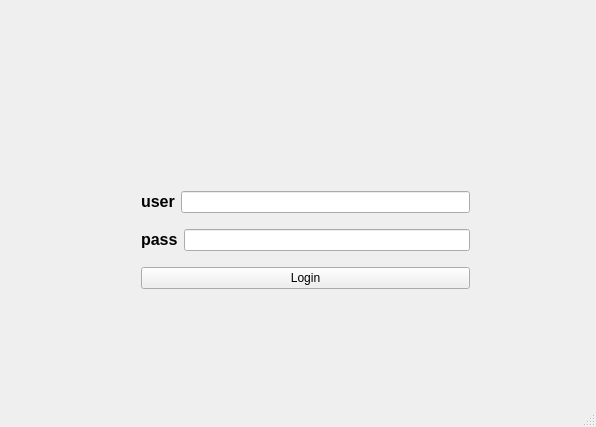
<?xml version="1.0" encoding="UTF-8"?>
<ui version="4.0">
 <class>MainWindow</class>
 <widget class="QMainWindow" name="MainWindow">
  <property name="enabled">
   <bool>true</bool>
  </property>
  <property name="geometry">
   <rect>
    <x>0</x>
    <y>0</y>
    <width>596</width>
    <height>427</height>
   </rect>
  </property>
  <property name="windowTitle">
   <string>Log In</string>
  </property>
  <property name="windowIcon">
   <iconset>
    <normaloff>../../../Pictures/loginicon.png</normaloff>../../../Pictures/loginicon.png</iconset>
  </property>
  <property name="windowOpacity">
   <double>0.900000000000000</double>
  </property>
  <property name="autoFillBackground">
   <bool>false</bool>
  </property>
  <widget class="QWidget" name="centralWidget">
   <widget class="QLabel" name="label_3">
    <property name="enabled">
     <bool>true</bool>
    </property>
    <property name="geometry">
     <rect>
      <x>80</x>
      <y>10</y>
      <width>411</width>
      <height>141</height>
     </rect>
    </property>
    <property name="text">
     <string/>
    </property>
   </widget>
   <widget class="QWidget" name="layoutWidget">
    <property name="geometry">
     <rect>
      <x>130</x>
      <y>170</y>
      <width>351</width>
      <height>141</height>
     </rect>
    </property>
    <layout class="QVBoxLayout" name="verticalLayout">
     <item>
      <layout class="QHBoxLayout" name="horizontalLayout">
       <item>
        <widget class="QLabel" name="label">
         <property name="styleSheet">
          <string notr="true">font: 25 8pt &quot;Yu Gothic UI Light&quot;;</string>
         </property>
         <property name="text">
          <string>&lt;html&gt;&lt;head/&gt;&lt;body&gt;&lt;p&gt;&lt;span style=&quot; font-size:12pt; font-weight:600;&quot;&gt;user&lt;/span&gt;&lt;/p&gt;&lt;/body&gt;&lt;/html&gt;</string>
         </property>
        </widget>
       </item>
       <item>
        <widget class="QLineEdit" name="lineEdit">
         <property name="font">
          <font>
           <weight>50</weight>
           <italic>true</italic>
           <bold>false</bold>
           <underline>false</underline>
           <strikeout>false</strikeout>
           <stylestrategy>PreferDefault</stylestrategy>
           <kerning>true</kerning>
          </font>
         </property>
         <property name="tabletTracking">
          <bool>false</bool>
         </property>
         <property name="focusPolicy">
          <enum>Qt::StrongFocus</enum>
         </property>
         <property name="text">
          <string/>
         </property>
         <property name="cursorPosition">
          <number>0</number>
         </property>
         <property name="readOnly">
          <bool>false</bool>
         </property>
         <property name="cursorMoveStyle">
          <enum>Qt::LogicalMoveStyle</enum>
         </property>
         <property name="clearButtonEnabled">
          <bool>true</bool>
         </property>
        </widget>
       </item>
      </layout>
     </item>
     <item>
      <layout class="QHBoxLayout" name="horizontalLayout_2">
       <item>
        <widget class="QLabel" name="label_2">
         <property name="styleSheet">
          <string notr="true">font: 25 8pt &quot;Yu Gothic UI Light&quot;;</string>
         </property>
         <property name="text">
          <string>&lt;html&gt;&lt;head/&gt;&lt;body&gt;&lt;p&gt;&lt;span style=&quot; font-size:12pt; font-weight:600;&quot;&gt;pass&lt;/span&gt;&lt;/p&gt;&lt;/body&gt;&lt;/html&gt;</string>
         </property>
        </widget>
       </item>
       <item>
        <widget class="QLineEdit" name="lineEdit_2">
         <property name="font">
          <font>
           <italic>true</italic>
          </font>
         </property>
         <property name="tabletTracking">
          <bool>false</bool>
         </property>
         <property name="autoFillBackground">
          <bool>false</bool>
         </property>
         <property name="text">
          <string/>
         </property>
         <property name="clearButtonEnabled">
          <bool>true</bool>
         </property>
        </widget>
       </item>
      </layout>
     </item>
     <item>
      <widget class="QPushButton" name="pushButton">
       <property name="text">
        <string>Login</string>
       </property>
      </widget>
     </item>
    </layout>
   </widget>
  </widget>
  <widget class="QStatusBar" name="statusBar"/>
 </widget>
 <layoutdefault spacing="6" margin="11"/>
 <resources/>
 <connections/>
</ui>
